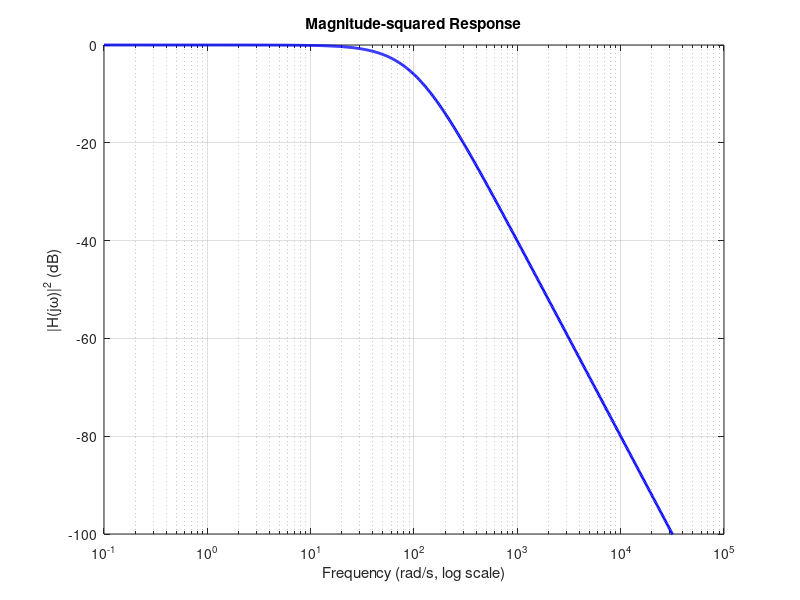
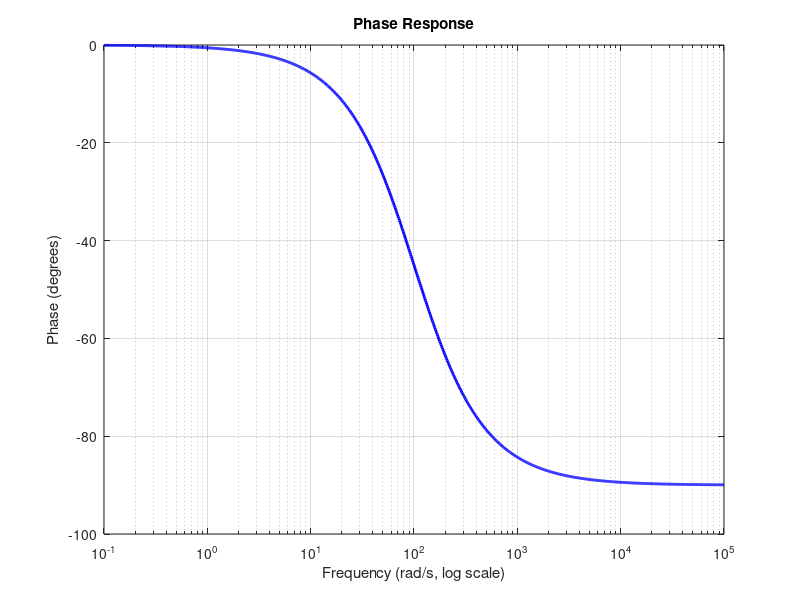
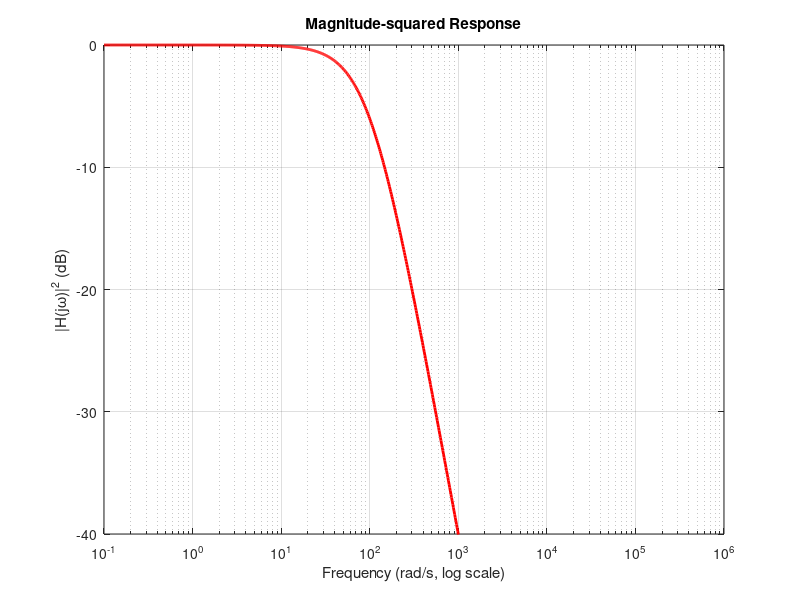
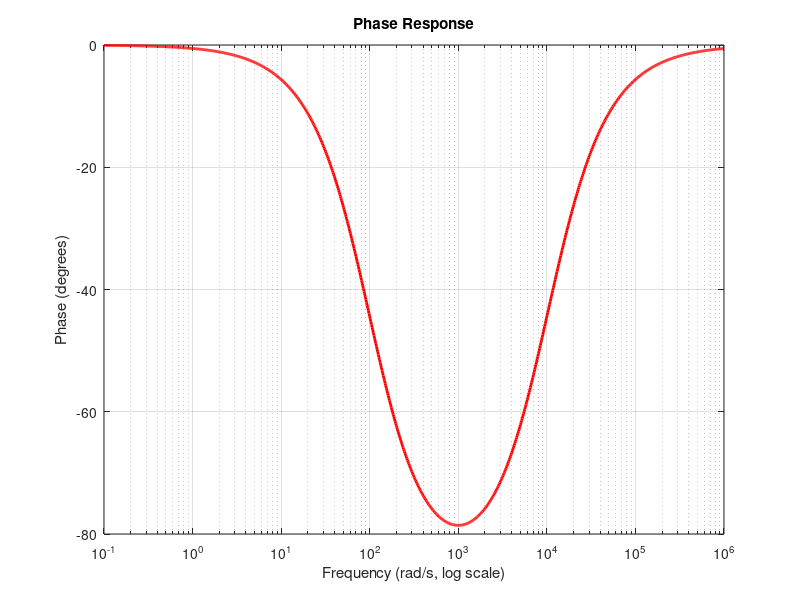

These figures' MATLAB source, in order:
K = 100; % K = μ in your notation
mu = 100;
% Frequency range in logarithmic scale from 0.1 to 10000 rad/s
omega = logspace(-1, 5, 1000);
% First order low pass filter transfer function H(jω)
H = K ./ (1j * omega + mu);
% Magnitude-squared response in dB
magnitude_squared_dB = 20 * log10(abs(H).^2);
% Phase response in degrees
phase_deg = angle(H) * 180 / pi;
% Plot the magnitude-squared response
figure;
semilogx(omega, magnitude_squared_dB, 'b', 'LineWidth', 2);
xlabel('Frequency (rad/s, log scale)');
ylabel('|H(jω)|^2 (dB)');
title('Magnitude-squared Response');
grid on;
ylim([-100,0]);
% Plot the phase response
figure;
semilogx(omega, phase_deg, 'b', 'LineWidth', 2);
xlabel('Frequency (rad/s, log scale)');
ylabel('Phase (degrees)');
title('Phase Response');
grid on;
ylim([-100,0]);
% Define the given transfer function
mu = 100;
gamma = 10000;
K = mu / gamma;
% Frequency range in logarithmic scale from 0.1 to 10000 rad/s
omega = logspace(-1, 6, 1000);
% Second order low pass filter transfer function H(jω)
H = K * (1j * omega + gamma) ./ (1j * omega + mu);
% Magnitude-squared response in dB
magnitude_squared_dB = 20 * log10(abs(H).^2);
% Phase response in degrees
phase_deg = angle(H) * 180 / pi;
% Plot the magnitude-squared response
figure;
semilogx(omega, magnitude_squared_dB, 'r', 'LineWidth', 2);
xlabel('Frequency (rad/s, log scale)');
ylabel('|H(jω)|^2 (dB)');
title('Magnitude-squared Response');
grid on;
ylim([-40,0]);
% Plot the phase response
figure;
semilogx(omega, phase_deg, 'r', 'LineWidth', 2);
xlabel('Frequency (rad/s, log scale)');
ylabel('Phase (degrees)');
title('Phase Response');
grid on;
ylim([-80,0]);

% Given values
wo = 1;
K = 1;
Q_values = [0.25, 1, 10];
% Frequency range from 0.1 to 10 with 1000 points
frequency = logspace(-2, 2, 1000);
% Initialize arrays to store magnitude-squared response and phase response for each Q value
mag_squared_dB_all = zeros(length(frequency), length(Q_values));
phase_deg_all = zeros(length(frequency), length(Q_values));
% Calculate and plot for each Q value
for i = 1:length(Q_values)
    Q = Q_values(i);
    epsilon = wo / Q;
    alpha = wo^2;
    % Transfer function H(s)
    s = 1j * frequency;
    H = K ./ (s.^2 + epsilon * s + alpha);
    % Magnitude-squared response in dB
    mag_squared_dB = 20 * log10(abs(H).^2);
    mag_squared_dB_all(:, i) = mag_squared_dB;
    % Phase response in degrees
    phase_deg = angle(H) * 180 / pi;
    phase_deg_all(:, i) = phase_deg;
end
% Plot the magnitude-squared response
figure;
semilogx(frequency, mag_squared_dB_all, 'LineWidth', 2);
xlabel('Frequency (rad/s, log scale)');
ylabel('|H(jω)|^2 (dB)');
title('Magnitude-squared Response for Different Q Values of second order filter with k = omega_not = 1');
legend('Q = 0.25', 'Q = 1', 'Q = 10');
grid on;
ylim([-100,45]);
% Plot the phase response
figure;
semilogx(frequency, phase_deg_all, 'LineWidth', 2);
xlabel('Frequency (rad/s, log scale)');
ylabel('Phase (degrees)');
title('Phase Response for Different Q Values of a second order filter with k = omega_not = 1');
legend('Q = 0.25', 'Q = 1', 'Q = 10');
grid on;
ylim([-180,0]);

% Part (b)
% Given values
wo = 0.01;
K = 0.01;
beta = 100;
% Values of Q
Q_values = [0.25, 1, 10];
% Initialize arrays to store magnitude-squared response and phase response for each Q value
mag_squared_dB_all = zeros(length(frequency), length(Q_values));
phase_deg_all = zeros(length(frequency), length(Q_values));
% Frequency range from 0.0001 to 10 with 1000 points
frequency = logspace(-5, 4, 1000);
for q = 1:length(Q_values)
    Q = Q_values(q);
    
    % Calculate alpha and epsilon using Q
    epsilon = wo / Q;
    alpha = wo^2;
    % Calculate transfer function H(s)
    s = 1j * frequency;
    H = (K * (s + beta)) ./ (s.^2 + epsilon * s + alpha);
    % Magnitude-squared response in dB
    mag_squared_dB_all(:, q) = 20 * log10(abs(H).^2);
    % Phase response in degrees
    phase_deg_all(:, q) = angle(H) * 180 / pi;
end
% Plot the magnitude-squared response for different Q values
figure;
semilogx(frequency, mag_squared_dB_all, 'LineWidth', 2);
xlabel('Frequency (rad/s, log scale)');
ylabel('Magnitude-Squared (dB)');
title('Magnitude-Squared Response for Different Q Values');
legend('Q = 0.25', 'Q = 1', 'Q = 10');
grid on;
ylim([-250,250])
% Plot the phase response for different Q values
figure;
semilogx(frequency, phase_deg_all, 'LineWidth', 2);
xlabel('Frequency (rad/s, log scale)');
ylabel('Phase (degrees)');
title('Phase Response for Different Q Values');
legend('Q = 0.25', 'Q = 1', 'Q = 10');
grid on;
